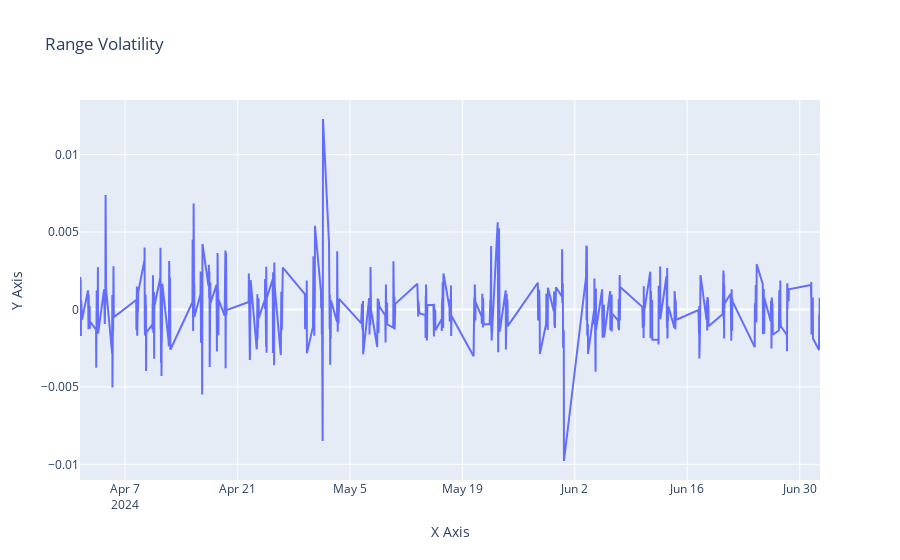

Write notebook code for a chart like this one.
### Code cell
df = aggregate_dfs['SPY']
# Create the line chart
fig = px.line(df, x='date', y='range_vol', title='Range Volatility')

# Update layout
fig.update_layout(
    xaxis_title='X Axis',
    yaxis_title='Y Axis'
)

fig.show()

### Figure 1 — Plotly figure (JSON) as saved in the notebook; plotly's stock layout.template omitted (floating-point values rounded to 4 significant figures; data arrays with more than 128 entries replaced by an {"elided": "..."} marker saying what was removed)
{"data": [{"hovertemplate": "date=%{x}<br>range_vol=%{y}<extra></extra>", "legendgroup": "", "line": {"color": "#636efa", "dash": "solid"}, "marker": {"symbol": "circle"}, "mode": "lines", "name": "", "orientation": "v", "showlegend": false, "type": "scatter", "x": {"elided": "839 str values"}, "xaxis": "x", "y": {"elided": "839 float values"}, "yaxis": "y"}], "layout": {"legend": {"tracegroupgap": 0}, "title": {"text": "Range Volatility"}, "xaxis": {"anchor": "y", "domain": [0, 1], "title": {"text": "X Axis"}}, "yaxis": {"anchor": "x", "domain": [0, 1], "title": {"text": "Y Axis"}}}}
